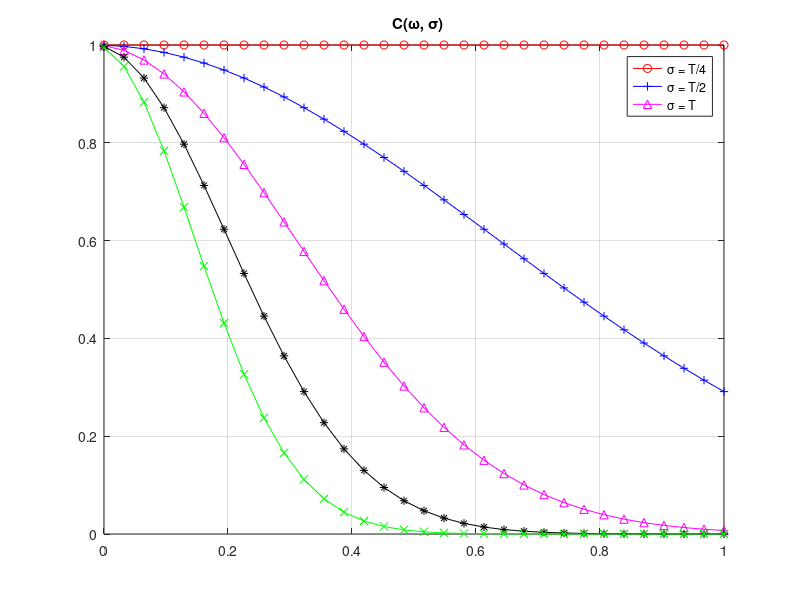

The MATLAB script that drew this image: (Note: this script raises an error after producing the figure.)

       clear; close all;
       colors={'-ro','-b+','-m^','-k*','-gx','-cd'};

%        figure(5)
       N=64;m=2;
       tao=0.39;fr=13.385;
       Fs = 1/tao;   
       A1=1; A2=1;
       vr=0.2;
       fc=2*vr*fr/300;
       fb=0.102*sqrt(fr);
       f1=-fb+fc; f2=fb+fc;
       sfs=43;sfi=24;

%% plot out C(?, ?)
       n=-Fs/2:Fs/(N-1):Fs/2;
       for i=1:5
           sigma=.25*2*(i-1)*tao;
           omega=n*2*pi;
           c=exp(-sigma^2/2*omega.^2);
           plot(0:1/(N/2-1):1, c(N/2+1:N),colors{i});hold on;
       end
        legend('\sigma = T/4','\sigma = T/2','\sigma = T'), grid on;
        title(' \fontsize{15} C(\omega, \sigma)');
        set(gcf,'Color',[1 1 1]);
        close all;
   
%%       
       y=zeros(4,N);sigmae=zeros(1,300);
       for k=1:300
           
                   ind=0:N-1;
                   t = ind*tao;
                   delt=normrnd(0,sigma,1,length(t));
                   x1=A1*exp(sqrt(-1)*(2*pi*t*f1))+A2*exp(sqrt(-1)*(2*pi*t*f2)); 
                   x2 = A1*exp(sqrt(-1)*(2*pi*(t+delt)*f1))+A2*exp(sqrt(-1)*(2*pi*(t+delt)*f2));  
        
                   h = spectrum.periodogram('rectangular');
                   hopts1 = psdopts(h,x1);  % Default options based on the signal x
                   set(hopts1,'Fs',Fs,'SpectrumType','twosided','CenterDC',true,'NFFT',N);
                   subplot(221), psd(h,x1,hopts1);
                   h1=psd(h,x1,hopts1); Pxx1 = h1.Data; 
                   y(1,:)=10*log10(Pxx1);

                   hopts2 = psdopts(h,x2);  % Default options based on the signal x
                   set(hopts2,'Fs',Fs,'SpectrumType','twosided','CenterDC',true,'NFFT',N);
                   subplot(223), psd(h,x2,hopts2)
                   h2=psd(h,x2,hopts2); Pxx2 = h2.Data; y(2,:)=10*log10(Pxx2);
                   set(gcf,'color',[1 1 1]);

                   ind = 0:N*8-1;
                   t = ind*tao;
                   delt=normrnd(0,sigma,1,length(t));
                   x3 = A1*exp(sqrt(-1)*(2*pi*(t+delt)*f1))+A2*exp(sqrt(-1)*(2*pi*(t+delt)*f2));  
                   h = spectrum.welch('rectangular',N,0);
                   hopts3 = psdopts(h,x3);  % Default options based on the signal x
                   set(hopts3,'Fs',Fs,'SpectrumType','twosided','CenterDC',true,'NFFT',N);
                   subplot(222), psd(h,x3,hopts3);
                   h3=psd(h,x3,hopts3); Pxx3 = h3.Data;    y(3,:)=10*log10(Pxx3);% useful
                   W=h3.Frequencies;                          %     plot(10*log10(Pxx3))
%                    sfs=167; sfi=93;  
                   sfs=42; sfi=23;                   
%                    x2ave=mean(x2fft,1);                             % amplitude average
                   sigma2=log(Pxx3(sfs)/Pxx3(sfi))/(4*pi^2*(W(sfi)^2-W(sfs)^2));
                   if sigma2 <0
                                 sigma2=-sigma2;
                   end
                   sigmae(k)=sqrt(sigma2); 
                   omega=W*2*pi;
                   c=exp(-sigmae(k)^2/2*omega.^2);
                   Pxx4=Pxx3./c.^2;
                   Pxx3(sfs)=Pxx4(sfs); Pxx3(sfi)=Pxx4(sfi); y(4,:)=10*log10(Pxx3);
                   subplot(224),hpsd=dspdata.psd(Pxx3,W,'Fs',Fs);plot(hpsd);
                   
                   
                   
   

         
                    ratio=y(:,sfs)-y(:,sfi);
                    tans4=10.^(ratio/2);
                    tans=tans4.^.25;
                    wdir(k,:)=atan(tans)*2/pi*180;  
          
       end

%        [f,x] = ksdensity(wdir(:,3));plot(x,f);
%        [f,xf] = ecdf(wdir(:,3));
%        ind1=find(xf<(wdir(1,1)+2));
%        ind2=find(xf(ind1)>(wdir(1,1)-2));
%        pdf2deg= f(ind2(end))-f(ind2(1));
      
       



%   for i=1:8
%                       delt=normrnd(0,sigma,1,N);
%                       ind2=ind(1:N)+(i-1)*N;
%                       x2 = A1*exp(sqrt(-1)*(2*pi*(t(ind2)+delt)*f1))+A2*exp(sqrt(-1)*(2*pi*(t(ind2)+delt)*f2));  
%                       x2fft(i,:)=fftshift(abs(fft(x2)));
%                       
%                    end



%      x2logave=mean(20*log10(x2fft),1);          % log average
%                    x2ave_c=x2ave./c;                                 % calibrated
%                     y(1,:)=20*log10(xo);                             
%                     y(2,:)=20*log10(xbad);
%                     y(3,:)=x2logave;
%                     y(4,:)=x2logave-20*log10(c);
%                     y(5,:)=20*log10(x2ave_c);
%                     figure(1)
%                     plot(y(1,:));
%                     plot(n,y(1,:),colors{1}); hold on;
%                     plot(n,y(2,:),colors{2}); 
%                     plot(n,y(3,:),colors{3}); 
%                     legend('regular sampled sea echo','sea echo with sampling jitters','emsemble log average'), grid on;
%                     title(' \fontsize{15} First-order sea echo power spectrum');
%                     set(gcf,'Color',[1 1 1]);
%                     figure(2)
%                     plot(n,y(1,:),colors{1}); hold on;
%                     plot(n,y(4,:),colors{4}); 
%                     plot(n,y(5,:),colors{5}); 
%                     legend('regular sampled sea echo','ensemble log average with calibration','emsemble amplitude average with calibration'), grid on;
%                     title(' \fontsize{15} First-order sea echo power spectrum');
%                     set(gcf,'Color',[1 1 1]);
                
%                     plot(n,y(2,:),'y'); pause; hold on; plot(n,y(3,:),'m');
%                     pause; plot(n,y(1,:),'k'); pause;
%                     plot(n,y(4,:),'r'), hold on; pause;plot(n,y(5,:),'b'); pause;  
       
       